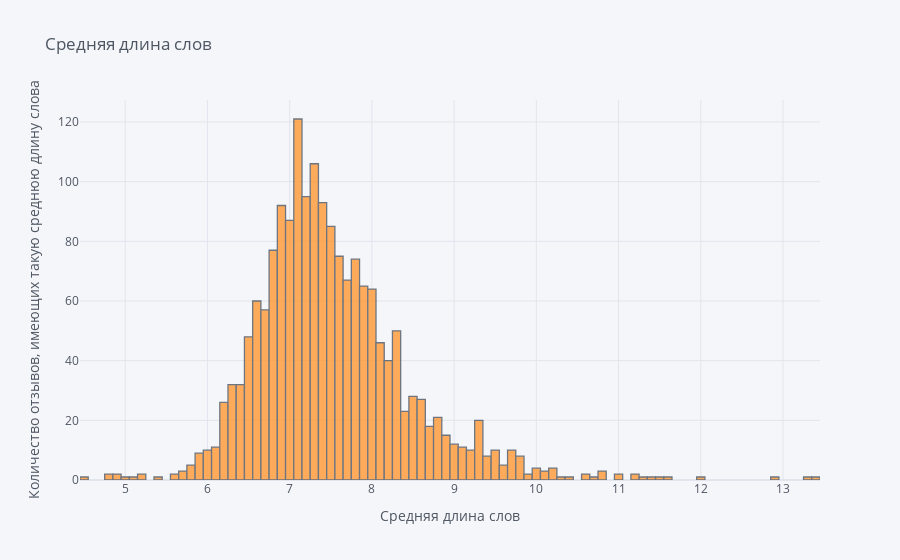

Write notebook code for a chart like this one.
### Code cell
info['middle_words'].iplot(kind='hist', xTitle = "Средняя длина слов", yTitle = "Количество отзывов, имеющих такую среднюю длину слова", title = "Средняя длина слов")

### Figure 1 — Plotly figure (JSON) as saved in the notebook; plotly's stock layout.template omitted (floating-point values rounded to 4 significant figures; data arrays with more than 128 entries replaced by an {"elided": "..."} marker saying what was removed)
{"data": [{"histfunc": "count", "histnorm": "", "marker": {"color": "rgba(255, 153, 51, 1.0)", "line": {"color": "#4D5663", "width": 1.3}}, "name": "middle_words", "opacity": 0.8, "orientation": "v", "type": "histogram", "x": {"elided": "1801 float values"}}], "layout": {"barmode": "overlay", "legend": {"bgcolor": "#F5F6F9", "font": {"color": "#4D5663"}}, "paper_bgcolor": "#F5F6F9", "plot_bgcolor": "#F5F6F9", "title": {"font": {"color": "#4D5663"}, "text": "Средняя длина слов"}, "xaxis": {"gridcolor": "#E1E5ED", "showgrid": true, "tickfont": {"color": "#4D5663"}, "title": {"font": {"color": "#4D5663"}, "text": "Средняя длина слов"}, "zerolinecolor": "#E1E5ED"}, "yaxis": {"gridcolor": "#E1E5ED", "showgrid": true, "tickfont": {"color": "#4D5663"}, "title": {"font": {"color": "#4D5663"}, "text": "Количество отзывов, имеющих такую среднюю длину слова"}, "zerolinecolor": "#E1E5ED"}}}
